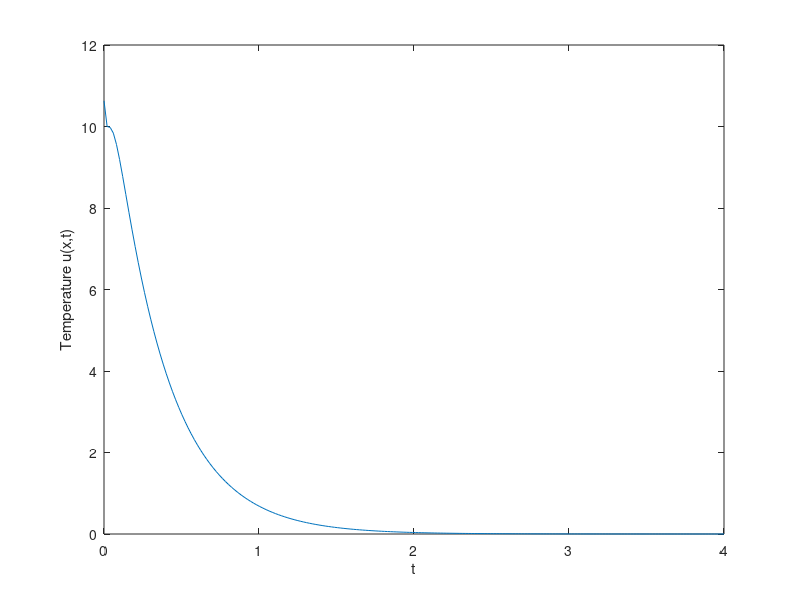

Source code (MATLAB):
clc;clear all;
u_total=0;
for n=1:2:10
    L=pi;
    c=40/(n*pi);
     x=L/2;
     t = linspace(0, 4, 200);
     a=1.71;
    u=c*sin(n*x*pi/L).*exp(-(a.^2*n.^2.*pi.^2.*t)/(L.^2));
    u_total=u_total+u;
  
end 
 plot(t,u_total)
    xlabel("t");
    ylabel("Temperature u(x,t)");

    %f
    % When t=>Infinty u(x,t)=0
